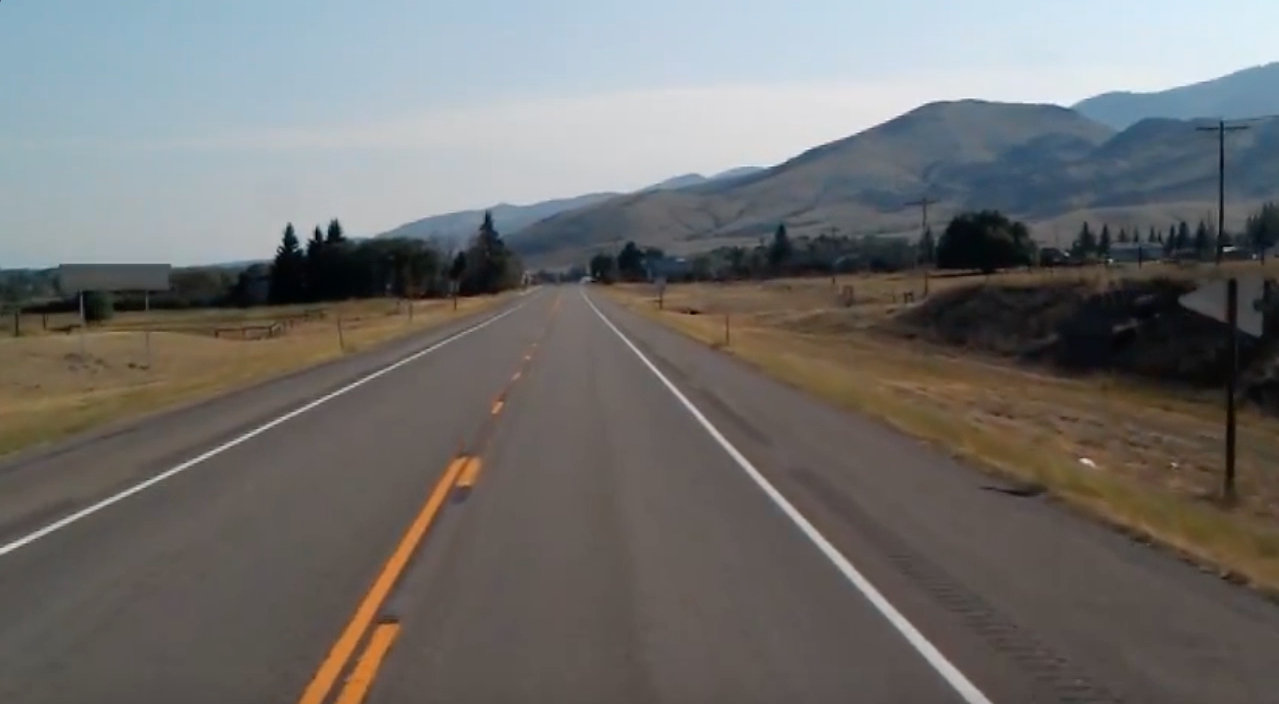
#> input picture section 5-Computer Vision Finding Lane Lines-Open CV/Image/test_image.jpg, 1279 x 704 px, found by its file name
$ python '5. Region of Interest.py'
#> lines starting #> are read from the running program, lines starting #| are printed output that depends on the picture; after the words box and inside, x2 and y2 are one past the last pixel; in counts of white or black regions, pixels touching at a corner belong together
#> further down, image is the input picture: shape (704, 1279, 3); mean B, G, R 109.7, 111.3, 112.3
#| (704, 1279, 3)
import cv2
import numpy as np

## loading image
##"""

#path = 'test_image.jpg'

#image = cv2.imread(path)

#cv2.imshow('Original Image', image)
#cv2.waitKey(0)

#@"""


## grayscale
"""

image_2 = np.copy(image)
gray_image = cv2.cvtColor(image_2, cv2.COLOR_RGB2GRAY)

#cv2.imshow('Grayscale Image', gray_image)
#cv2.waitKey(0)

"""


## smoothening
"""

smooth_image = cv2.GaussianBlur(gray_image, (5,5), 0)

#cv2.imshow('Smooth Image', smooth_image)
#cv2.waitKey(0)

"""


## edge detection/ Canny function
"""

canny_image = cv2.Canny(smooth_image, 50, 150)

cv2.imshow('Edge detected image', canny_image)
cv2.waitKey(0)

"""


## Region of interest 1
"""

# / just added the previous 3 steps in a function for easier use


def canny(image):
    gray_image = cv2.cvtColor(image, cv2.COLOR_RGB2GRAY)
    smooth_image = cv2.GaussianBlur(gray_image, (5,5), 0)
    canny_image = cv2.Canny(smooth_image, 50, 150)
    return canny_image


path = 'test_image.jpg'
image = cv2.imread(path)
print(image.shape)  # / (704, 1279, 3)

image_2 = np.copy(image)
edgeDetected_image = canny(image_2)

cv2.imshow('Edge Detected Image', edgeDetected_image)
cv2.waitKey(0)

"""


## Matplotlib example
"""
import matplotlib
matplotlib.use("QtAgg")
#matplotlib.use("TkAgg")
from matplotlib import pyplot as plt

# / creating dataset
cars = ['Audi', 'Bmw', 'Ford', 'Dodge', 'Porsche', 'Mercedes']
data = [23, 17, 35, 29, 12, 41]

# / Creating plot
figure = plt.figure(figsize=(10, 7) )
plt.pie(data, labels=cars)

# / show plot
plt.show()

"""


## Matplotlib
"""

import matplotlib
matplotlib.use("TkAgg")
import matplotlib.pyplot as plt

path = 'test_image.jpg'
image = cv2.imread(path)

image_2 = np.copy(image)
edgeDetected_image = canny(image_2)


plt.imshow(edgeDetected_image)  # / don't run python console to work

plt.show()

"""


## Region of interest 2
##"""

# // just added the previous 3 steps in a function for easier use


def canny(image):
    gray_image = cv2.cvtColor(image, cv2.COLOR_RGB2GRAY)
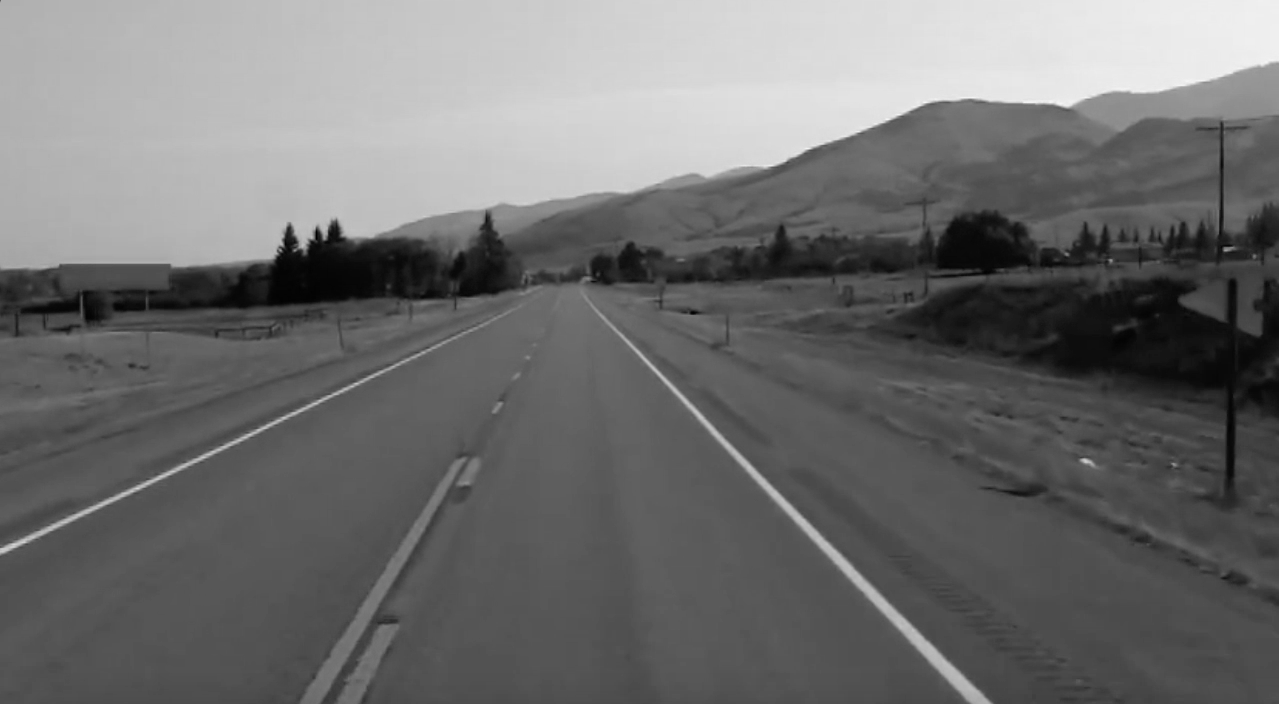
#> gray_image: shape (704, 1279); min 0, max 246, mean 110.9
    smooth_image = cv2.GaussianBlur(gray_image, (5,5), 0)
    canny_image = cv2.Canny(smooth_image, 50, 150)
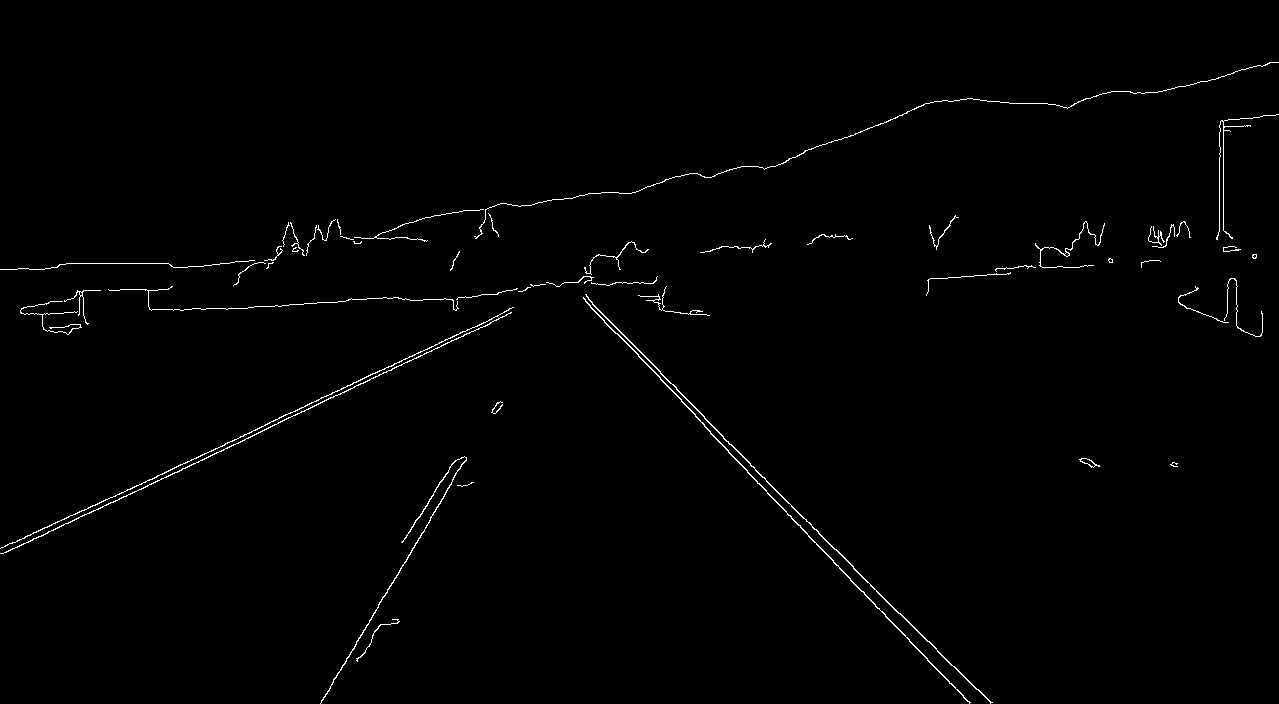
#> canny_image: shape (704, 1279); 0.91% white in thin lines or dots
    return canny_image

# // making a function to identify the region of interest


def region_of_interest(image):
    image_bottom = image.shape[0] # // 704 biggest height
#> image_bottom = 704
    #triangle = np.array([ (200, image_bottom), (1100, image_bottom), (550, 250) ])
    # // added square brackets so that it can be an array because of the requirement of the fillpoly() function
    polygon = np.array( [ [ (200, image_bottom), (1100, image_bottom), (550, 250) ] ] )
#> polygon = [[200, 704], [1100, 704], [550, 250]]
    mask_image = np.zeros_like(image) # // black image(mask) to put the polygon in
    cv2.fillPoly(mask_image, polygon, 255)
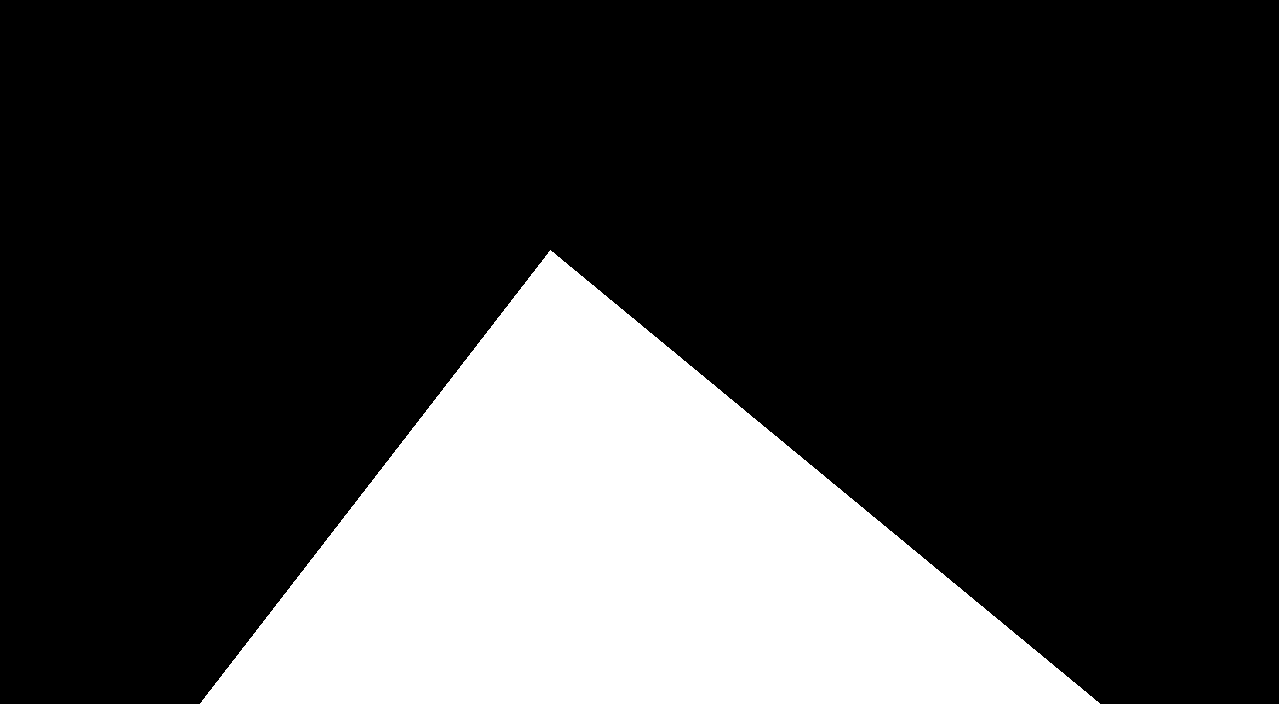
#> mask_image: shape (704, 1279); 22.7% white; 1 white region, box (x1, y1, x2, y2) and area: (200, 250, 1100, 704) 204575
    return mask_image


path = 'test_image.jpg'
image = cv2.imread(path)
print(image.shape)  # // (704, 1279, 3)

image_2 = np.copy(image)
edgeDetected_image = canny(image_2)

# // showing the edge detected image
# cv2.imshow('Edge DetectedImage', edgeDetected_image)
#cv2.waitKey(0)

# // showing the ROI image
cv2.imshow('Region Of Interest pic', region_of_interest(edgeDetected_image) )
cv2.waitKey(0)

#@"""
